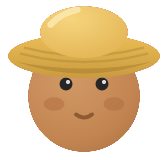
#> input picture Sources/IdleWorld/Art/castaway_head.png, 168 x 160 px
$ python chroma_key.py ../../Sources/IdleWorld/Art/castaway_head.png ../../Sources/IdleWorld/Art/castaway_torso.png
#> lines starting #> are read from the running program, lines starting #| are printed output that depends on the picture
#!/usr/bin/env python3
"""Chroma-key magenta-background renders into transparent PNGs.

Usage: chroma_key.py input.png output.png

Soft-keys the #FF00FF backdrop: pixels are unmixed against the backdrop so
anti-aliased edges keep their color instead of going pink.
"""
import sys

from PIL import Image


def key(path_in, path_out):
    img = Image.open(path_in).convert("RGB")
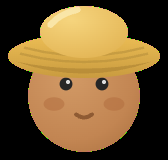
#> img: PIL image 168x160 RGB; mean R, G, B 111.7, 85.1, 46.6
    px = img.load()
    w, h = img.size
#> w = 168; h = 160
    out = Image.new("RGBA", (w, h))
#> out: PIL image 168x160 RGBA; every value is 0
    opx = out.load()
    br, bg_, bb = 255, 0, 255
    for y in range(h):
        for x in range(w):
            r, g, b = px[x, y]
            # "magenta-ness": how far min(r,b) sits above g
            s = min(r, b) - g
            if s <= 8:
                alpha = 255
                fr, fg, fb = r, g, b
            elif s >= 140:
                alpha = 0
                fr, fg, fb = 0, 0, 0
            else:
                a = 1.0 - (s - 8) / 132.0
                alpha = round(a * 255)
                # unmix: pixel = a*fg + (1-a)*backdrop
                fr = round((r - (1 - a) * br) / a)
                fg = round((g - (1 - a) * bg_) / a)
                fb = round((b - (1 - a) * bb) / a)
                fr, fg, fb = max(0, min(255, fr)), max(0, min(255, fg)), max(0, min(255, fb))
            opx[x, y] = (fr, fg, fb, alpha)
    out.save(path_out)


if __name__ == "__main__":
    key(sys.argv[1], sys.argv[2])

$ run again, on Sources/IdleWorld/Art/palm_fronds.png
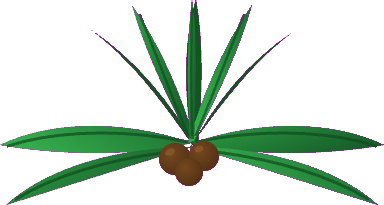
#> input picture Sources/IdleWorld/Art/palm_fronds.png, 384 x 205 px
#> in key, `img = Image.open(path_in).convert("RGB")`:
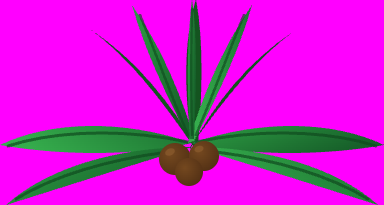
#> img: PIL image 384x205 RGB; mean R, G, B 206.9, 25.8, 209.1
#> out: PIL image 384x205 RGBA; every value is 0
#> in key, `out.save(path_out)`:
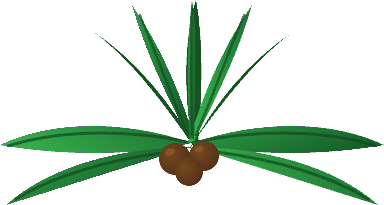
#> saved as palm_fronds.png: PIL image 384x205 RGBA; mean R, G, B, A 9.3, 26.3, 11.5, 56.8; transparent parts drawn white

$ run again, on Sources/IdleWorld/Art/palm_trunk.png
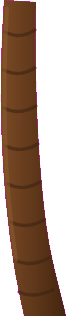
#> input picture Sources/IdleWorld/Art/palm_trunk.png, 66 x 316 px
#> in key, `img = Image.open(path_in).convert("RGB")`:
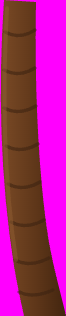
#> img: PIL image 66x316 RGB; mean R, G, B 169.5, 33.5, 129
#> out: PIL image 66x316 RGBA; every value is 0
#> in key, `out.save(path_out)`:
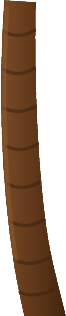
#> saved as palm_trunk.png: PIL image 66x316 RGBA; mean R, G, B, A 56.6, 34.1, 16.2, 141.4; transparent parts drawn white
